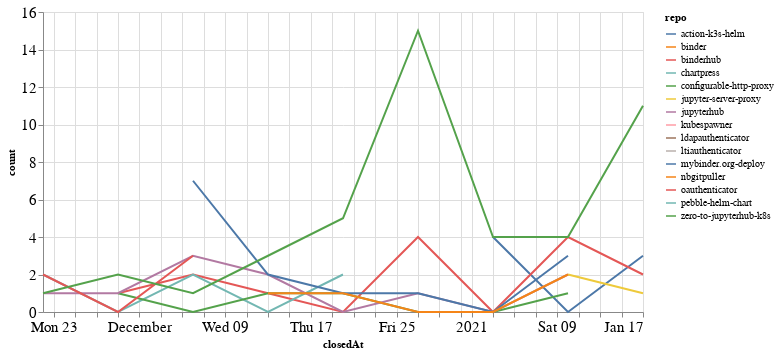

This figure's notebook cell:
### Code cell
closed_by_time = closed_by.groupby('repo').resample('W', on='closedAt').count()['author'].reset_index()
closed_by_time = closed_by_time.rename(columns={'author': 'count'})

alt.Chart(closed_by_time, width=600).mark_line().encode(
    x='closedAt',
    y='count',
    color='repo',
    tooltip="repo"
)

### Figure 1 — Vega-Lite specification as saved in the notebook (floating-point values rounded to 4 significant figures)
{"config": {"axisLeft": {"labelFontSize": 15}, "axisBottom": {"labelFontSize": 15}}, "data": {"name": "data-612a47dc84f018ac5f8a9e0e81f18f90"}, "mark": "line", "encoding": {"color": {"type": "nominal", "field": "repo"}, "tooltip": {"type": "nominal", "field": "repo"}, "x": {"type": "temporal", "field": "closedAt"}, "y": {"type": "quantitative", "field": "count"}}, "width": 600, "$schema": "https://vega.github.io/schema/vega-lite/v4.8.1.json", "datasets": {"data-612a47dc84f018ac5f8a9e0e81f18f90": [{"repo": "action-k3s-helm", "closedAt": "2021-01-03T00:00:00", "count": 4}, {"repo": "action-k3s-helm", "closedAt": "2021-01-10T00:00:00", "count": 0}, {"repo": "action-k3s-helm", "closedAt": "2021-01-17T00:00:00", "count": 3}, {"repo": "binder", "closedAt": "2020-11-29T00:00:00", "count": 1}, {"repo": "binderhub", "closedAt": "2020-11-29T00:00:00", "count": 1}, {"repo": "binderhub", "closedAt": "2020-12-06T00:00:00", "count": 2}, {"repo": "binderhub", "closedAt": "2020-12-13T00:00:00", "count": 1}, {"repo": "binderhub", "closedAt": "2020-12-20T00:00:00", "count": 0}, {"repo": "binderhub", "closedAt": "2020-12-27T00:00:00", "count": 4}, {"repo": "binderhub", "closedAt": "2021-01-03T00:00:00", "count": 0}, {"repo": "binderhub", "closedAt": "2021-01-10T00:00:00", "count": 4}, {"repo": "binderhub", "closedAt": "2021-01-17T00:00:00", "count": 2}, {"repo": "chartpress", "closedAt": "2020-11-22T00:00:00", "count": 2}, {"repo": "chartpress", "closedAt": "2020-11-29T00:00:00", "count": 0}, {"repo": "chartpress", "closedAt": "2020-12-06T00:00:00", "count": 2}, {"repo": "chartpress", "closedAt": "2020-12-13T00:00:00", "count": 0}, {"repo": "chartpress", "closedAt": "2020-12-20T00:00:00", "count": 2}, {"repo": "configurable-http-proxy", "closedAt": "2020-11-29T00:00:00", "count": 1}, {"repo": "configurable-http-proxy", "closedAt": "2020-12-06T00:00:00", "count": 0}, {"repo": "configurable-http-proxy", "closedAt": "2020-12-13T00:00:00", "count": 1}, {"repo": "configurable-http-proxy", "closedAt": "2020-12-20T00:00:00", "count": 1}, {"repo": "configurable-http-proxy", "closedAt": "2020-12-27T00:00:00", "count": 0}, {"repo": "configurable-http-proxy", "closedAt": "2021-01-03T00:00:00", "count": 0}, {"repo": "configurable-http-proxy", "closedAt": "2021-01-10T00:00:00", "count": 1}, {"repo": "jupyter-server-proxy", "closedAt": "2021-01-10T00:00:00", "count": 2}, {"repo": "jupyter-server-proxy", "closedAt": "2021-01-17T00:00:00", "count": 1}, {"repo": "jupyterhub", "closedAt": "2020-11-22T00:00:00", "count": 1}, {"repo": "jupyterhub", "closedAt": "2020-11-29T00:00:00", "count": 1}, {"repo": "jupyterhub", "closedAt": "2020-12-06T00:00:00", "count": 3}, {"repo": "jupyterhub", "closedAt": "2020-12-13T00:00:00", "count": 2}, {"repo": "jupyterhub", "closedAt": "2020-12-20T00:00:00", "count": 0}, {"repo": "jupyterhub", "closedAt": "2020-12-27T00:00:00", "count": 1}, {"repo": "jupyterhub", "closedAt": "2021-01-03T00:00:00", "count": 0}, {"repo": "jupyterhub", "closedAt": "2021-01-10T00:00:00", "count": 2}, {"repo": "kubespawner", "closedAt": "2020-12-13T00:00:00", "count": 2}, {"repo": "ldapauthenticator", "closedAt": "2020-12-13T00:00:00", "count": 1}, {"repo": "ltiauthenticator", "closedAt": "2020-12-06T00:00:00", "count": 1}, {"repo": "mybinder.org-deploy", "closedAt": "2020-12-06T00:00:00", "count": 7}, {"repo": "mybinder.org-deploy", "closedAt": "2020-12-13T00:00:00", "count": 2}, {"repo": "mybinder.org-deploy", "closedAt": "2020-12-20T00:00:00", "count": 1}, {"repo": "mybinder.org-deploy", "closedAt": "2020-12-27T00:00:00", "count": 1}, {"repo": "mybinder.org-deploy", "closedAt": "2021-01-03T00:00:00", "count": 0}, {"repo": "mybinder.org-deploy", "closedAt": "2021-01-10T00:00:00", "count": 3}, {"repo": "nbgitpuller", "closedAt": "2020-12-13T00:00:00", "count": 1}, {"repo": "nbgitpuller", "closedAt": "2020-12-20T00:00:00", "count": 1}, {"repo": "nbgitpuller", "closedAt": "2020-12-27T00:00:00", "count": 0}, {"repo": "nbgitpuller", "closedAt": "2021-01-03T00:00:00", "count": 0}, {"repo": "nbgitpuller", "closedAt": "2021-01-10T00:00:00", "count": 2}, {"repo": "oauthenticator", "closedAt": "2020-11-22T00:00:00", "count": 2}, {"repo": "oauthenticator", "closedAt": "2020-11-29T00:00:00", "count": 0}, {"repo": "oauthenticator", "closedAt": "2020-12-06T00:00:00", "count": 3}, {"repo": "pebble-helm-chart", "closedAt": "2020-12-13T00:00:00", "count": 1}, {"repo": "zero-to-jupyterhub-k8s", "closedAt": "2020-11-22T00:00:00", "count": 1}, {"repo": "zero-to-jupyterhub-k8s", "closedAt": "2020-11-29T00:00:00", "count": 2}, {"repo": "zero-to-jupyterhub-k8s", "closedAt": "2020-12-06T00:00:00", "count": 1}, {"repo": "zero-to-jupyterhub-k8s", "closedAt": "2020-12-13T00:00:00", "count": 3}, {"repo": "zero-to-jupyterhub-k8s", "closedAt": "2020-12-20T00:00:00", "count": 5}, {"repo": "zero-to-jupyterhub-k8s", "closedAt": "2020-12-27T00:00:00", "count": 15}, {"repo": "zero-to-jupyterhub-k8s", "closedAt": "2021-01-03T00:00:00", "count": 4}, {"repo": "zero-to-jupyterhub-k8s", "closedAt": "2021-01-10T00:00:00", "count": 4}, {"repo": "zero-to-jupyterhub-k8s", "closedAt": "2021-01-17T00:00:00", "count": 11}]}}
